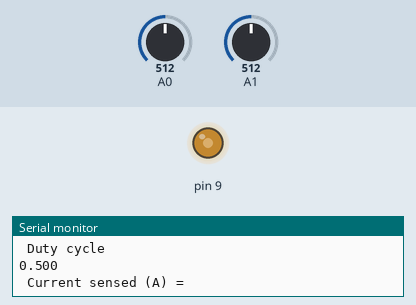
Simulated run of this sketch. Board: Arduino Uno, built with avr-gcc and run on an emulated ATmega328P. On the bench: output pins drawn as LEDs (lit = HIGH), the last lines printed to the serial monitor. Inputs (shaded band) come from the test bench; at power-on: A0 = 512, A1 = 512.

Above: at 1.2 s.
1.3 s: A0 set to 716
8.9 s: A0 set to 511
15.2 s: A0 set to 900
At 46.6 s:
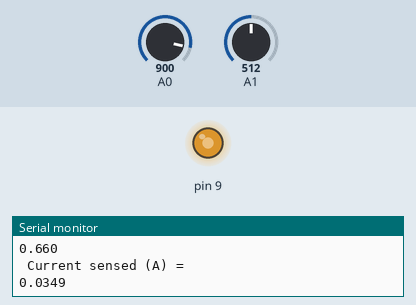
Timing chart, 0 to 62.5 s (numbered marks = the images above; inputs shaded):
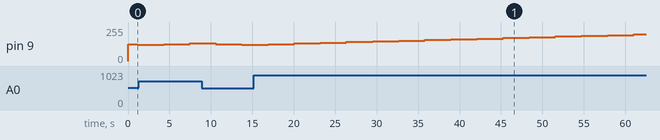

The sketch:

constant_voltage.ino
```cpp
#include <TimerOne.h>

double V = 0;
int Next=0;
float D = 0.5;
float Vmax;
float Vmin;
float voltage;
float I;

void setup() {
 Serial.begin(9600);
 pinMode(A0,INPUT);
 pinMode(A1,INPUT);
 Timer1.initialize(100);
Timer1.pwm(9, D*1023);

}
void loop() {

 V = 0.0048828125 * analogRead(A0) *5.0; // (5 V / 1024 = 0.0049) which converter Measured analog input voltage to 5 V Range
 for(int i = 0; i < 1000; i++) {
 voltage = (voltage + (.0048828125 * analogRead(A1))); // (5 V / 1024 = 0.0049) which converter Measured analog input voltage to 5 V Range
delay(1);
}
voltage = voltage/1000;
I = -1 * (voltage - 2.509)/ 0.186;
 Serial.println("\n Voltage Sensed (V) = "); // shows the measured voltage
 Serial.print(V,4); // the '2' after voltage allows you to display 2 digits after decimal point
 Serial.println("\n Duty cycle");
 Serial.print(D,3);
 Serial.println("\n Current sensed (A) = ");
 Serial.print(I,4);
 //Next = 0;
 //if (Next==0)
 //{
 Vmax=0.85*19.8;
 Vmin=0.7*19.8;

 if (V>Vmax)
 D = D+0.02;
 else
 D = D-0.02;
 // }
 //analogWrite(9,D*255);
 Timer1.pwm(9, D*1023);

delay(2000);
}
```
